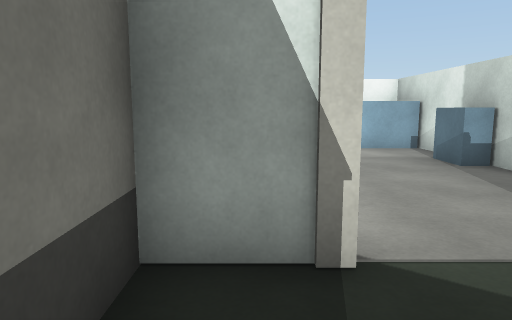
[1] (above)

24 first-person views from a walk through a Unity game level. The camera is 1.2 m above the floor, tilts 8° down and sees 70° across. The floor is counted in squares, 1 m on a side. Each view is taken from the middle of a square. On the plan, view 1 faces up. The plan holds only what a view shows up to about 15 squares ahead; the rest is blank. The place goes on beyond the plan. Door leaves are left out, so doorways stand open. Surface patterns are stand-ins for the level's own textures.

[2]
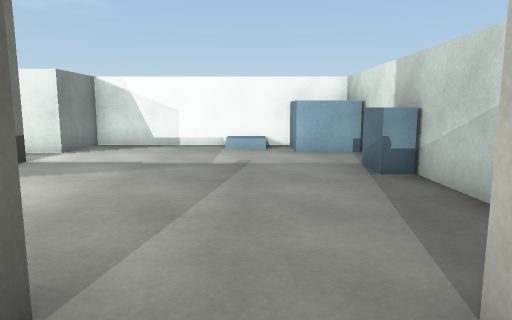

[3]
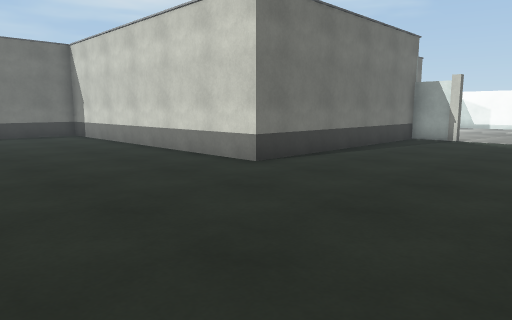

[4]
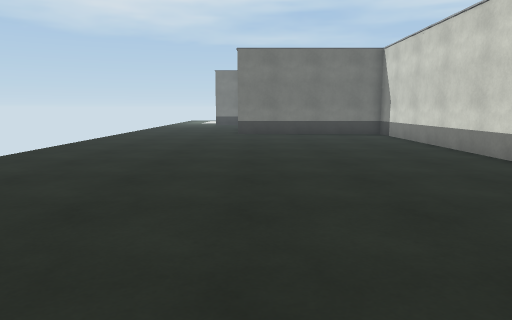

[5]
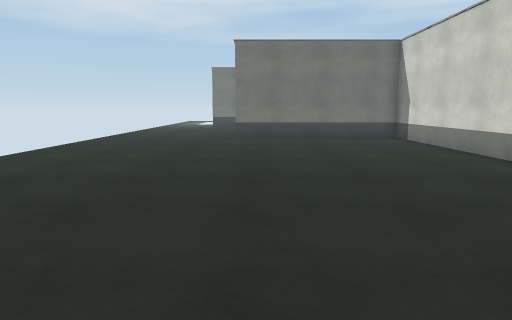

[6]
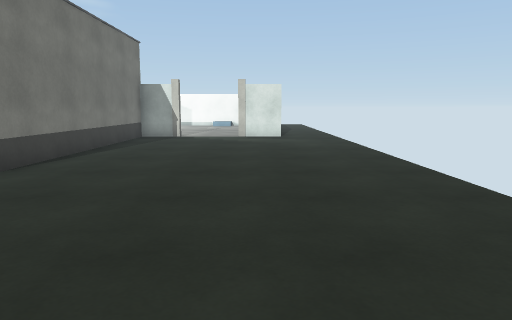

[7]
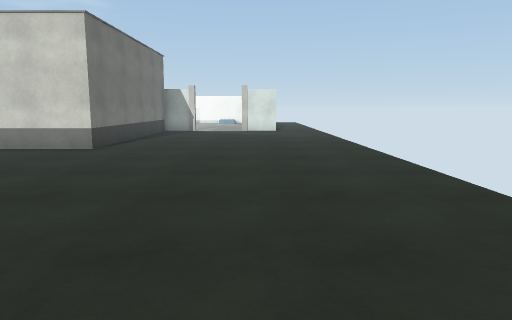

[8]
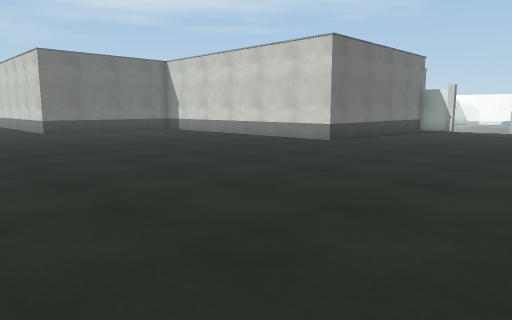

[9]
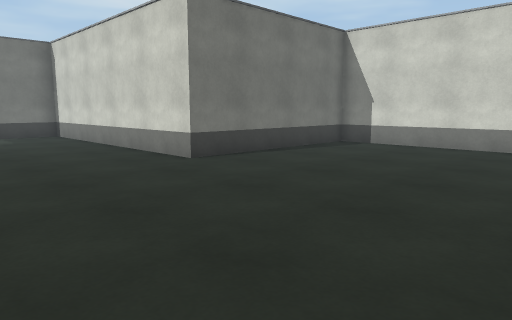

[10]
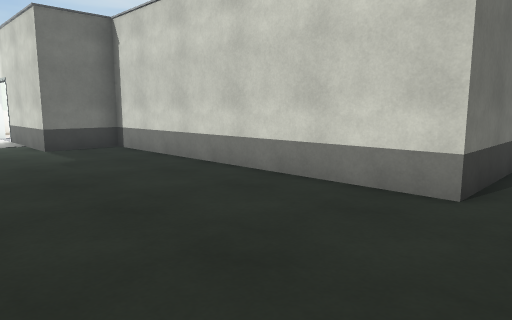

[11]
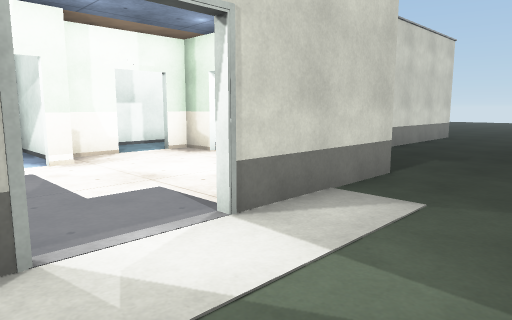

[12]
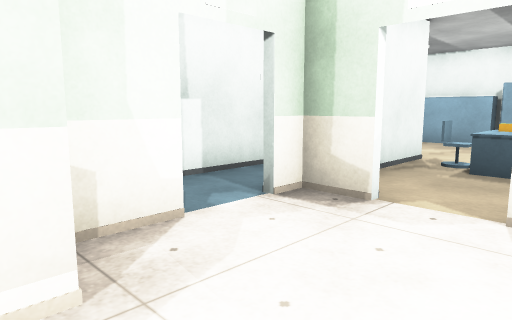

[13]
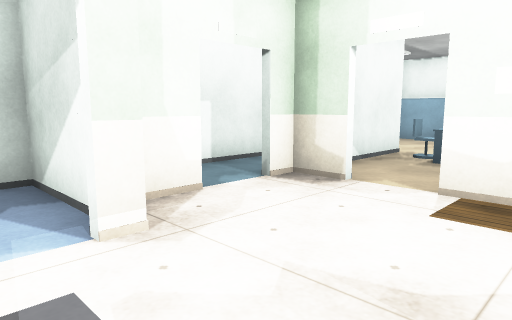

[14]
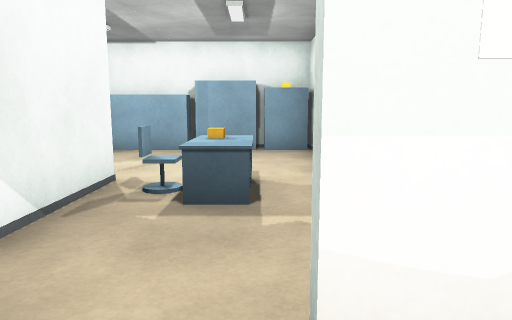

[15]
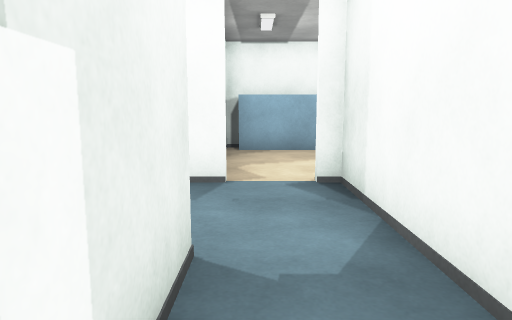

[16]
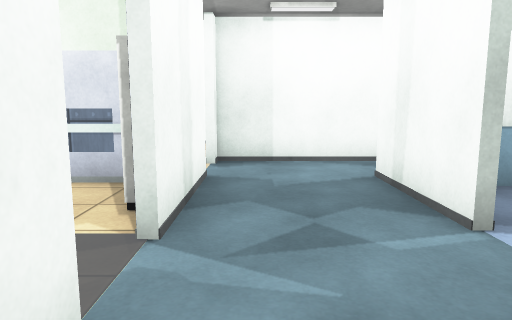

[17]
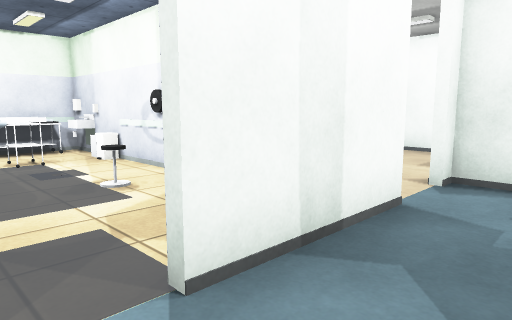

[18]
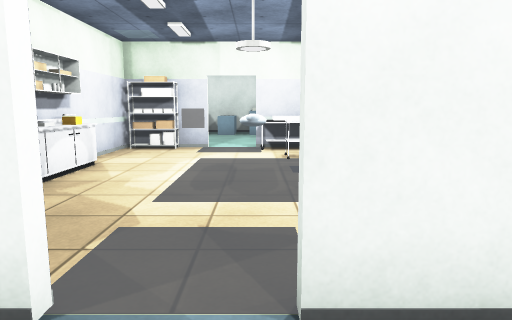

[19]
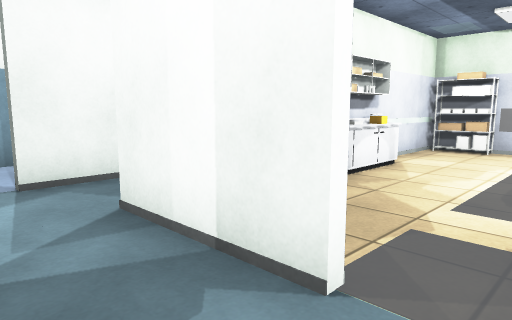

[20]
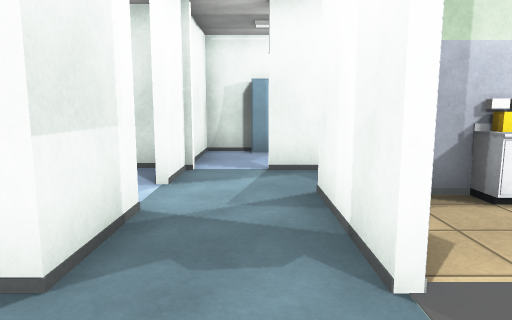

[21]
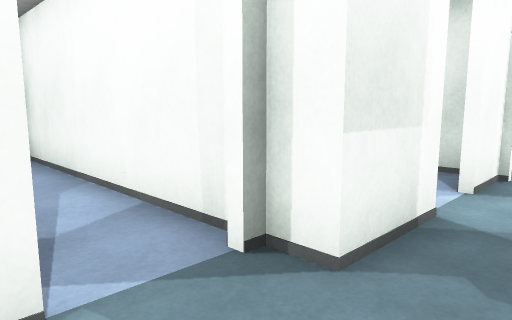

[22]
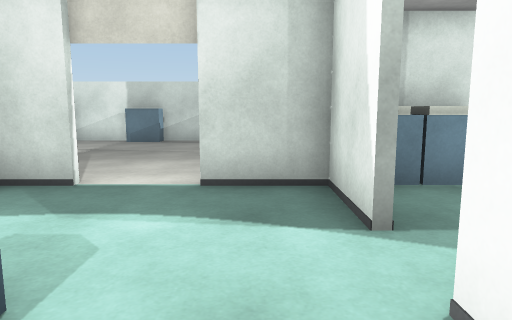

[23]
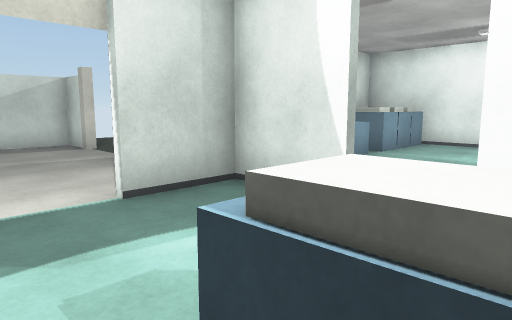

[24]
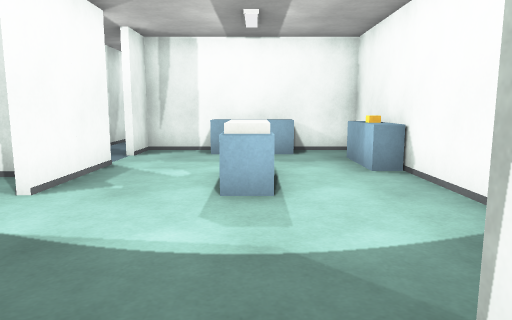

### Floor plan
Key: @ floor where view 1 was taken; # wall or solid block; x gap in a wall; . floor; D open door; O other object.
Columns run from 29 left of view 1 to 7 right of it. Each row starts with its distance up from view 1.
 13                           #########
 12                           #....OOO#
 11                          ##.....OO#
 10                          .........#
  9                 ###O###   #.......#
  8                 # OOO.... #......OO
  7          ##     #O........D.......#
  6          ###    #O..OOO...D.......#
  5          #      #O........D.......#
  4         ###     #.........#.......#
  3         #DD##   ##DD##DD######O.O##
  2         #...   .D...#.....OO#........
  1         DD.# O OO####    .OO#........
  0         #..#.OOOOO..O       #@.......
 -1         #..#........#     OO#........
 -2 ########D..D........DD....OO#........
 -3     ....D..D...OO...OD....OO#........
 -4        .#.. #..O..O.O   ..OO#........
 -5       ..#.. #..O ..OO   ..OO#........
 -6   ####OO#..###  ##OOO########........
 -7    # ......D....#....................
 -8    ##D#####D....#....................
 -9  ###.D#...x.....#....................
-10  DD...DD..OO.   #....................
-11  .....DD..OO....#....................
-12  .....#.........#....................
-13  .... ###########....................
-14  ...  #.............................
-15 #..####..............................
-16 .....................................
-17  ........ ..........................
-18 . ..           ............      .. .

Positions as (right, up) in squares from view 1, and headings:
1: (0, 0), facing up
2: (2, 1), facing up
3: (5, -12), facing up-left
4: (5, -12), facing left
5: (3, -12), facing left
6: (4, -13), facing up
7: (4, -17), facing up
8: (7, -18), facing up-left
9: (-5, -18), facing up-left
10: (-11, -18), facing up-left
11: (-29, -18), facing up-right
12: (-27, -12), facing up-right
13: (-28, -13), facing up-right
14: (-24, -11), facing right
15: (-24, -7), facing right
16: (-19, 0), facing down
17: (-20, -2), facing down-right
18: (-20, -3), facing right
19: (-20, -3), facing up-right
20: (-19, -4), facing up
21: (-19, -4), facing up-left
22: (-9, 4), facing right
23: (-8, 7), facing down-right
24: (-2, 6), facing left
